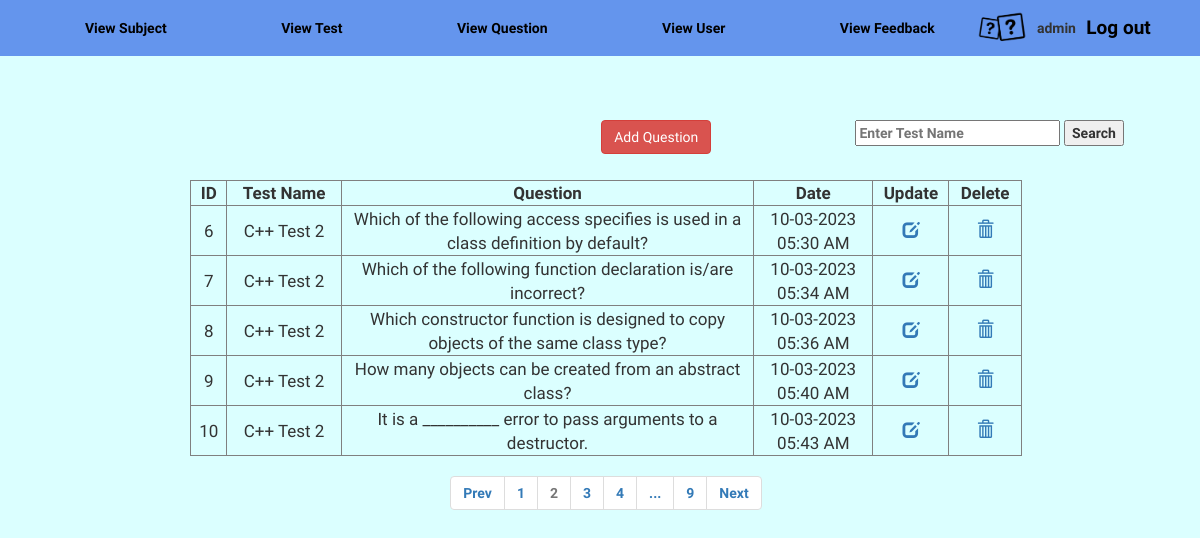
Page /adminViewQuestion.php?page=2 (signed in) on the committed database.
### tables this page shows
CREATE TABLE `quiz_question` (
  `que_id` int(5) NOT NULL,
  `test_id` int(5) DEFAULT NULL,
  `que_desc` varchar(250) DEFAULT NULL,
  `ans1` varchar(275) DEFAULT NULL,
  `ans2` varchar(275) DEFAULT NULL,
  `ans3` varchar(275) DEFAULT NULL,
  `ans4` varchar(275) DEFAULT NULL,
  `true_ans` int(1) DEFAULT NULL,
  `date` timestamp NOT NULL DEFAULT current_timestamp()
);

CREATE TABLE `quiz_test` (
  `test_id` int(5) NOT NULL,
  `sub_id` int(5) DEFAULT NULL,
  `test_name` varchar(300) DEFAULT NULL,
  `date` timestamp NOT NULL DEFAULT current_timestamp()
);

### adminViewQuestion.php (the view, shortened to what this page needs)
<!DOCTYPE html>
<html>
<head>
<link rel="stylesheet" href="https://maxcdn.bootstrapcdn.com/bootstrap/3.3.6/css/bootstrap.min.css">
</head>
<body>
<?php include"adminMenu.php";?>
<center>
<div class="all-Table table-striped">
	<div class="search">
		<div class="move">
		<a class='btn btn-danger' href='adminQuestionAdd.php'>Add Question</a>
		</div>
		<form method="get">
			<input placeholder="Enter Test Name" type="text" name="searchTest">
			<input class="button" type="submit" name="buttonSubmitSearch" value="Search">
		</form>
	</div>
<table border="1px solid black" width="90%" >
<?php
	include"database.php";
	$number = 1;
	$results_per_page = 5;
	$current_page = isset($_GET['page']) ? $_GET['page'] : 1;
	$offset = ($current_page - 1) * $results_per_page;
	$currentNumber = ($current_page - 1) * $results_per_page + $number;
	if(isset($testN)){
		$result2=mysqli_query($con,"select q.que_id,t.test_name,q.que_desc,q.date from quiz_test t, quiz_question q where t.test_id=q.test_id and t.test_name LIKE '%$testN%' LIMIT $offset, $results_per_page");
		if(mysqli_num_rows($result2) <= 0 || $testN == ""){
			echo "<br>";
			echo "<br>";
			echo "<br>";
			echo "<br>";
			echo '<h1>No result found!</h1>';
		}else{
		echo "<table border='1px solid black' width='70%' >";
		echo "<br><br><br><tr><th>ID</th><th>Test Name</th><th>Question</th><th>Date</th><th>Update</th><th>Delete</th></tr>";
			while($test1 = mysqli_fetch_array($result2)){
			$id1=$test1['que_id'];
				echo"<tr><td width=70 height=50>".$currentNumber++."</td>";
				echo"<td width=260>" .$test1['test_name']."</td>";
				echo"<td width=1100>" .$test1['que_desc']."</td>";
				echo"<td width=280>" .date("d-m-Y ", strtotime($test1['date']))."<br>".date("h:i A ", strtotime($test1['date']))."</td>";
				echo "<td width=120><a href='editQuestion.php?que_id=$id1'><span class='glyphicon glyphicon-edit'></span></a></td>";
				echo "<td width=120><a href='deleteQuestion.php?que_id=$id1'><span class='glyphicon glyphicon-trash'></span></a></td></tr>";
			}
		echo "</table>";
		}
	$total_results = mysqli_query($con, "select count(*) as total from quiz_test t, quiz_question q where t.test_id=q.test_id and t.test_name LIKE '%$testN%'");
	$total_records = mysqli_fetch_assoc($total_results)['total'];
	$total_pages = ceil($total_records / $results_per_page);
	echo "<nav class='pagination_nav'>
		<ul class='pagination'>";
	if ($current_page > 1) {
		echo "<li class='page-item'>
		<a class='page-link' href='?page=".($current_page - 1)."&testN=$testN'>Prev</a>
		</li>";
	}
	if ($current_page > 3) {
		echo "<li class='page-item'><a class='page-link' href='?page=1&testN=$testN'>1</a></li>";
		if ($current_page > 4) {
			echo "<li class='page-item'><span>...</span></li>";
		}
	}
	for ($i=max(1, $current_page-2); $i<=min($current_page+2, $total_pages); $i++) {
		if ($i == $current_page) {
			echo "<li class='page-item disabled'>
			<a class='active' href='?page=$i&testN=$testN'>$i</a>
			</li>";
		} else {
			echo "<li class='page-item'>
			<a href='?page=$i&testN=$testN'>$i</a>
			</li>";
		}
	}
	if ($current_page < $total_pages-2) {
		if ($current_page < $total_pages-3) {
			echo "<li class='page-item'><span>...</span></li>";
		}
		echo "<li class='page-item'><a class='page-link' href='?page=$total_pages&subject=$testN'>$total_pages</a></li>";
	}
	if ($current_page < $total_pages) {
		echo "<li class='page-item'>
		<a href='?page=".($current_page + 1)."&testN=$testN'>Next</a>
		</li>";
	}
	echo "</ul> </nav>";
	}else{
		$result=mysqli_query($con,"select q.que_id,t.test_name,q.que_desc,q.date from quiz_question q, quiz_test t where t.test_id=q.test_id order by q.que_id LIMIT $offset, $results_per_page");
		echo "<table border='1px solid black' width='70%' >";
		echo "<br><br><br><tr><th>ID</th><th>Test Name</th><th>Question</th><th>Date</th><th>Update</th><th>Delete</th></tr>";
			while($test=mysqli_fetch_array($result)){
				$id=$test['que_id'];
				echo"<tr><td width=70 height=50>".$currentNumber++."</td>";
				echo"<td width=260>" .$test['test_name']."</td>";
				echo"<td width=1100>" .$test['que_desc']."</td>";
				echo"<td width=280>" .date("d-m-Y ", strtotime($test['date']))."<br>".date("h:i A ", strtotime($test['date']))."</td>";
				echo "<td width=120><a href='editQuestion.php?que_id=$id'><span class='glyphicon glyphicon-edit'></span></a></td>";
				echo "<td width=120><a href='deleteQuestion.php?que_id=$id'><span class='glyphicon glyphicon-trash'></span></a></td></tr>";
			}
		echo "</table>";
	$total_results = mysqli_query($con, "select count(*) as total from quiz_question");
	$total_records = mysqli_fetch_assoc($total_results)['total'];
	$total_pages = ceil($total_records / $results_per_page);
	echo "<nav class='pagination_nav'>
		<ul class='pagination'>";
	if ($current_page > 1) {
		echo "<li class='page-item'>
		<a class='page-link' href='?page=".($current_page - 1)."'>Prev</a>
		</li>";
	}
	for ($i=max(1, $current_page-2); $i<=min($current_page+2, $total_pages); $i++) {
		if ($i == $current_page) {
			echo "<li class='page-item disabled'>
			<span>$i</span>
			</li>";
		} else {
			echo "<li class='page-item'>
			<a class='page-link' href='?page=$i'>$i</a>
			</li>";
		}
	}
	if ($current_page < $total_pages-2) {
		if ($current_page < $total_pages-3) {
			echo "<li class='page-item'><span>...</span></li>";
		}
		echo "<li class='page-item'><a class='page-link' href='?page=$total_pages'>$total_pages</a></li>";
	}
	if ($current_page < $total_pages) {
		echo "<li class='page-item'>
		<a class='page-link' href='?page=".($current_page + 1)."'>Next</a>
		</li>";
	}
	echo "</ul> </nav>";
	}
?>
</div>
</center>
</body>
</html>

### adminViewQuestion.php (style rules this page uses)
body { margin:0; background-color:#DBFFFF; }
table,td,th { border-collapse: collapse; text-align: center; font-size: 17px; }
.all-Table { position: absolute; margin: 10% 1%; width: 99%; }
.search { position: absolute; padding-left:71%; font-weight: bold; }
.move { position: absolute; left: 53%; font-weight: bold; }
.pagination li { margin: -3px !important; display: inline; }
.pagination>li:first-child>a, .pagination>li:first-child>span { margin-left: 0; border-top-left-radius: 4px; border-bottom-left-radius: 4px; }
.pagination>li:last-child>a, .pagination>li:last-child>span { border-top-right-radius: 4px; border-bottom-right-radius: 4px; }
.pagination>li>a, .pagination>li>span { position: relative; padding: 6px 12px; margin-left: -1px; line-height: 1.42857143; color: #337ab7; text-decoration: none; background-color: #fff; border: 1px solid #ddd; }
.pagination li.page-item.disabled span { color: #777; }
.pagination_nav { text-align: center; margin: 0; position: initial; display: block; }

### adminMenu.php (style rules this page uses)
* { font-family: 'Merienda One', cursive; }
p,span { font-family: 'Yeseva One', cursive; }
nav { font-weight: bold; position: absolute; width: 100%; padding-bottom: 0%; height: 100%; align-items: center; display: inline-flex; }

### rows in the picture
quiz_question: test.test_name "C++ Test 2", que_desc "Which of the following access specifies is used in a class definition by default?", date "10-03-2023", date "05:30 AM"
quiz_question: test.test_name "C++ Test 2", que_desc "Which of the following function declaration is/are incorrect?", date "10-03-2023", date "05:34 AM"
quiz_question: test.test_name "C++ Test 2", que_desc "Which constructor function is designed to copy objects of the same class type?", date "10-03-2023", date "05:36 AM"
quiz_question: test.test_name "C++ Test 2", que_desc "How many objects can be created from an abstract class?", date "10-03-2023", date "05:40 AM"
quiz_question: test.test_name "C++ Test 2", que_desc "It is a __________ error to pass arguments to a destructor.", date "10-03-2023", date "05:43 AM"

### other values in the picture
$_SESSION['loginAdmin'] "admin"
$total_pages "9"
